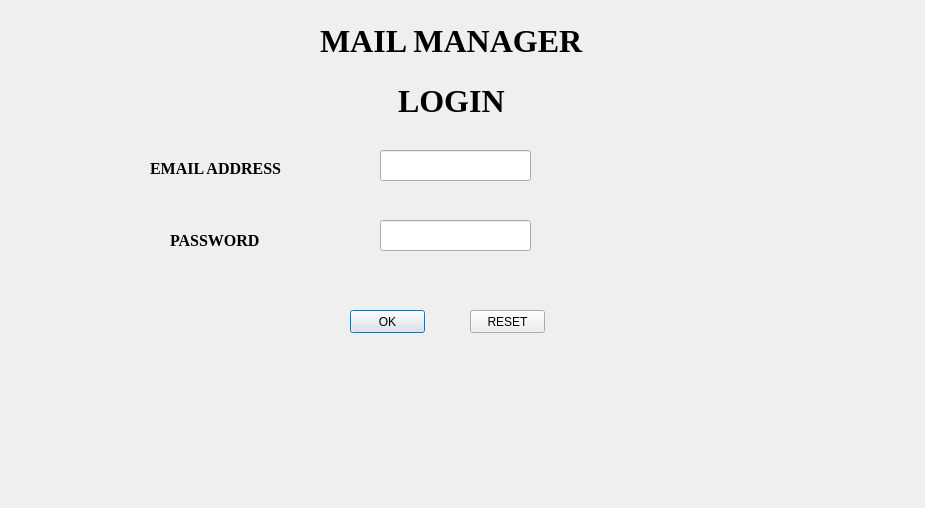
<?xml version="1.0" encoding="UTF-8"?>
<ui version="4.0">
 <class>loginwindow</class>
 <widget class="QDialog" name="loginwindow">
  <property name="geometry">
   <rect>
    <x>0</x>
    <y>0</y>
    <width>925</width>
    <height>508</height>
   </rect>
  </property>
  <property name="windowTitle">
   <string>Dialog</string>
  </property>
  <widget class="QLabel" name="title">
   <property name="geometry">
    <rect>
     <x>390</x>
     <y>80</y>
     <width>251</width>
     <height>41</height>
    </rect>
   </property>
   <property name="font">
    <font>
     <family>Times New Roman</family>
     <pointsize>24</pointsize>
     <weight>75</weight>
     <bold>true</bold>
    </font>
   </property>
   <property name="text">
    <string> LOGIN</string>
   </property>
  </widget>
  <widget class="QLabel" name="username">
   <property name="geometry">
    <rect>
     <x>150</x>
     <y>160</y>
     <width>141</width>
     <height>16</height>
    </rect>
   </property>
   <property name="font">
    <font>
     <family>Times New Roman</family>
     <pointsize>12</pointsize>
     <weight>75</weight>
     <bold>true</bold>
    </font>
   </property>
   <property name="text">
    <string>EMAIL ADDRESS</string>
   </property>
  </widget>
  <widget class="QLabel" name="password">
   <property name="geometry">
    <rect>
     <x>170</x>
     <y>230</y>
     <width>101</width>
     <height>21</height>
    </rect>
   </property>
   <property name="font">
    <font>
     <family>Times New Roman</family>
     <pointsize>12</pointsize>
     <weight>75</weight>
     <bold>true</bold>
    </font>
   </property>
   <property name="text">
    <string>PASSWORD</string>
   </property>
  </widget>
  <widget class="QPushButton" name="login">
   <property name="geometry">
    <rect>
     <x>350</x>
     <y>310</y>
     <width>75</width>
     <height>23</height>
    </rect>
   </property>
   <property name="text">
    <string>OK</string>
   </property>
  </widget>
  <widget class="QPushButton" name="reset">
   <property name="geometry">
    <rect>
     <x>470</x>
     <y>310</y>
     <width>75</width>
     <height>23</height>
    </rect>
   </property>
   <property name="text">
    <string>RESET</string>
   </property>
  </widget>
  <widget class="QLineEdit" name="user">
   <property name="geometry">
    <rect>
     <x>380</x>
     <y>150</y>
     <width>151</width>
     <height>31</height>
    </rect>
   </property>
  </widget>
  <widget class="QLineEdit" name="pass">
   <property name="geometry">
    <rect>
     <x>380</x>
     <y>220</y>
     <width>151</width>
     <height>31</height>
    </rect>
   </property>
  </widget>
  <widget class="QLabel" name="title_2">
   <property name="geometry">
    <rect>
     <x>320</x>
     <y>20</y>
     <width>271</width>
     <height>41</height>
    </rect>
   </property>
   <property name="font">
    <font>
     <family>Times New Roman</family>
     <pointsize>24</pointsize>
     <weight>75</weight>
     <bold>true</bold>
    </font>
   </property>
   <property name="cursor">
    <cursorShape>BusyCursor</cursorShape>
   </property>
   <property name="text">
    <string>MAIL MANAGER</string>
   </property>
  </widget>
 </widget>
 <resources/>
 <connections/>
</ui>
